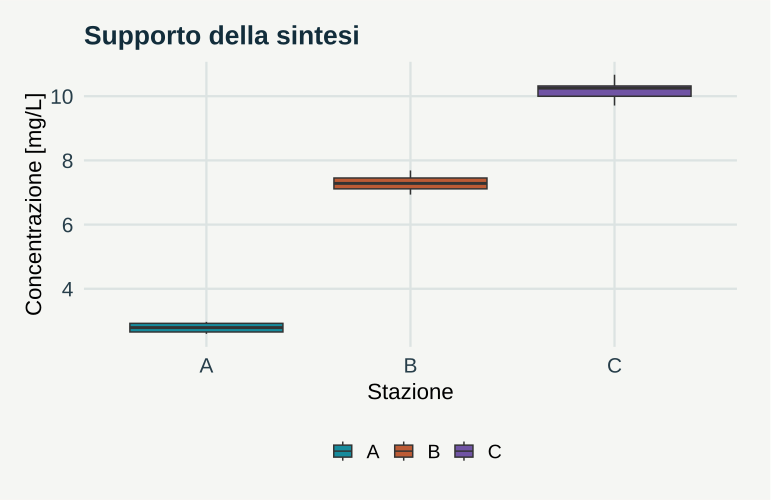

The script that saved this image:
# GeoStat Lab — funzioni comuni. R >= 4.3; ggplot2 >= 3.4; jsonlite.
suppressPackageStartupMessages(library(ggplot2))
col_geo <- c('#168B9C','#BC5B35','#7054A4','#A17B19','#227864','#64748B')
theme_set(theme_minimal(base_size=17, base_family='sans') + theme(
  plot.background=element_rect(fill='#F5F6F3',colour=NA),
  panel.background=element_rect(fill='#F5F6F3',colour=NA),
  panel.grid.minor=element_blank(),panel.grid.major=element_line(colour='#DCE3E2'),
  plot.title=element_text(size=19,face='bold',colour='#122D3B'),
  plot.subtitle=element_text(size=13,colour='#405560',margin=margin(b=12)),
  axis.text=element_text(size=15,colour='#273E4A'),axis.title=element_text(size=16),
  legend.position='bottom',legend.title=element_blank(),legend.text=element_text(size=14),
  strip.text=element_text(size=15,face='bold'),plot.margin=margin(18,24,18,18)))
metric <- function(...) data.frame(grandezza=names(c(...)),valore=as.character(c(...)),check.names=FALSE)
f <- function(x,d=3) {out<-formatC(x,digits=d,format='fg');out[!is.finite(x)]<-'Non definito';out}
line_plot <- function(d,x='x',y='y',title='',xl=x,yl=y,group=NULL) {
 p<-ggplot(d,aes(x=.data[[x]],y=.data[[y]]))
 if(is.null(group)) p<-p+geom_line(colour=col_geo[1],linewidth=1.05) else p<-p+aes(colour=.data[[group]],group=.data[[group]])+geom_line(linewidth=1)+scale_colour_manual(values=col_geo)
 p+labs(title=title,x=xl,y=yl)
}
point_plot <- function(d,x='x',y='y',title='',xl=x,yl=y,group=NULL) {
 p<-ggplot(d,aes(x=.data[[x]],y=.data[[y]]))
 if(is.null(group))p<-p+geom_point(colour=col_geo[1],size=2.5,alpha=.8) else p<-p+aes(colour=.data[[group]])+geom_point(size=2.7,alpha=.85)+scale_colour_manual(values=col_geo)
 p+labs(title=title,x=xl,y=yl)
}
hist_plot<-function(x,title='',xl='Valore',bins=20)ggplot(data.frame(x=x),aes(x))+geom_histogram(bins=bins,fill=col_geo[1],colour='#F5F6F3')+labs(title=title,x=xl,y='Frequenza')
bar_plot<-function(d,x='gruppo',y='valore',title='',yl='Valore')ggplot(d,aes(x=.data[[x]],y=.data[[y]],fill=.data[[x]]))+geom_col(width=.65)+scale_fill_manual(values=rep(col_geo,length.out=length(unique(d[[x]])) ))+guides(fill='none')+labs(title=title,x=NULL,y=yl)
map_plot<-function(d,z='z',title='',xl='Est [km]',yl='Nord [km]')ggplot(d,aes(x,y,fill=.data[[z]]))+geom_raster()+coord_equal()+scale_fill_gradientn(colours=c('#153F56','#298C9C','#B8CDB2','#F1D889','#AD542F'))+labs(title=title,x=xl,y=yl)
acf_data<-function(x,lag=20){a<-acf(x,lag.max=min(lag,length(x)-1),plot=FALSE);data.frame(x=as.vector(a$lag)[-1],y=as.vector(a$acf)[-1])}
# AR(1), distribuzione marginale stazionaria N(0, 1).
ar_series<-function(n,rho){x<-numeric(n);x[1]<-rnorm(1);for(i in 2:n)x[i]<-rho*x[i-1]+sqrt(1-rho^2)*rnorm(1);x}
# Distanze euclidee in unità metriche già dichiarate; nessuna conversione implicita di CRS.
dist_cross<-function(a,b)sqrt(outer(a[,1],b[,1],'-')^2+outer(a[,2],b[,2],'-')^2)
# Predittore IDW: i punti coincidenti ricevono esattamente il valore osservato.
idw<-function(xy,z,new,power=2){dd<-dist_cross(new,xy);apply(dd,1,function(d)if(any(d<1e-10))mean(z[d<1e-10])else weighted.mean(z,d^(-power)))}
# CART didattico binario: divisioni assiali che minimizzano l'impurità di Gini.
cart_fit<-function(x,y,depth=2,minleaf=4){
 node<-list(p=mean(y),n=length(y));if(depth<1||length(unique(y))<2||length(y)<2*minleaf)return(node)
 best<-Inf
 for(j in seq_len(ncol(x))){v<-sort(unique(x[,j])); if(length(v)<2)next
  for(cut in (head(v,-1)+tail(v,-1))/2){left<-x[,j]<=cut;nl<-sum(left);nr<-sum(!left);if(min(nl,nr)<minleaf)next
   score<-nl*mean(y[left])*(1-mean(y[left]))+nr*mean(y[!left])*(1-mean(y[!left]))
   if(score<best){best<-score;node$j<-j;node$cut<-cut;split<-left}
  }
 }
 if(is.finite(best)){node$left<-cart_fit(x[split,,drop=FALSE],y[split],depth-1,minleaf);node$right<-cart_fit(x[!split,,drop=FALSE],y[!split],depth-1,minleaf)};node
}
cart_predict<-function(tree,x)apply(x,1,function(row){t<-tree;while(!is.null(t$j))t<-if(row[t$j]<=t$cut)t$left else t$right;t$p})

p <- list(rep = 4, seed = 17)
set.seed(p$seed)

data <- data.frame(stazione = rep(c("A", "B", "C"), c(p$rep, 10, 10)), valore = c(rnorm(p$rep, 
    3, 0.4), rnorm(10, 7, 0.4), rnorm(10, 10, 0.4)))

plots <- list(ggplot(data, aes(stazione, valore, fill = stazione)) + geom_boxplot() + scale_fill_manual(values = col_geo) + 
    labs(x = "Stazione", y = "Concentrazione [mg/L]", title = "Supporto della sintesi"))

metrics <- metric(`Media delle misure` = f(mean(data$valore)), `Media delle stazioni` = f(mean(tapply(data$valore, 
    data$stazione, mean))))
print(metrics,row.names=FALSE)
ggplot2::ggsave('m01-estimando-B.svg',plots[[1]],device=svglite::svglite,width=7.7,height=5.0,bg='#F8F6F1')
